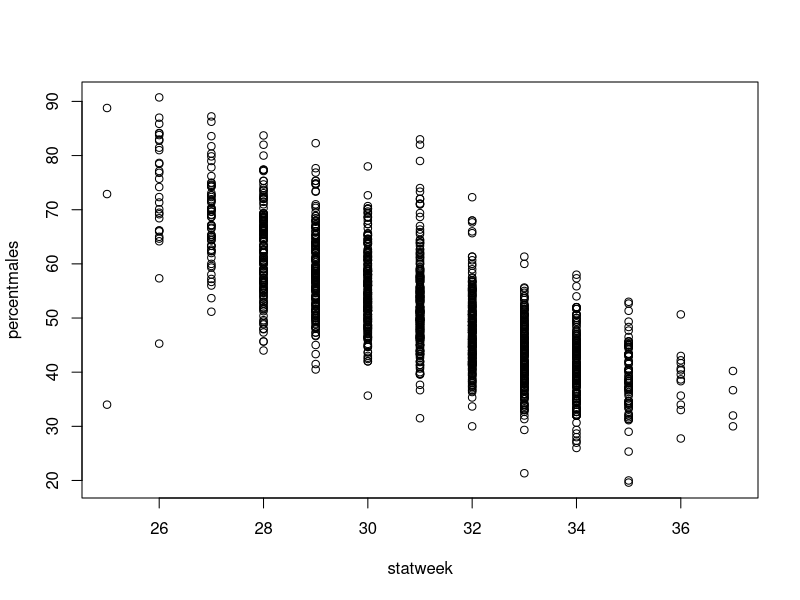
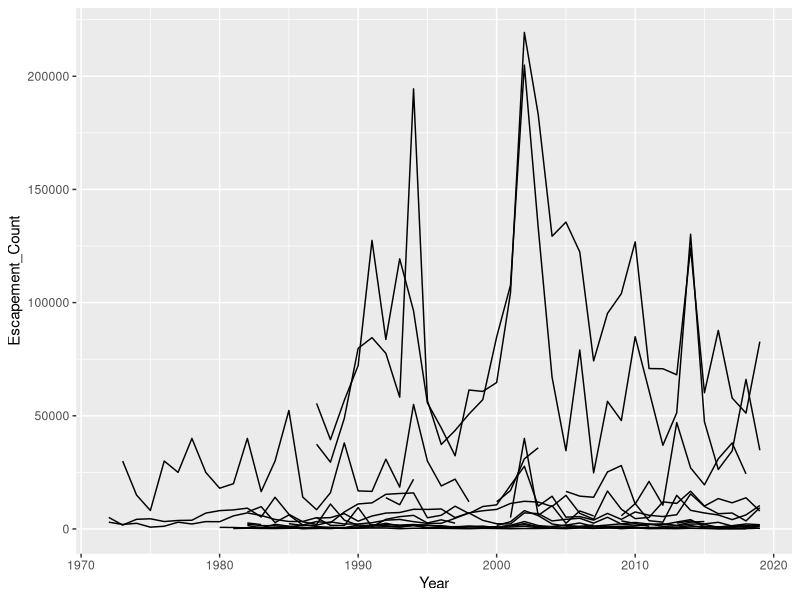
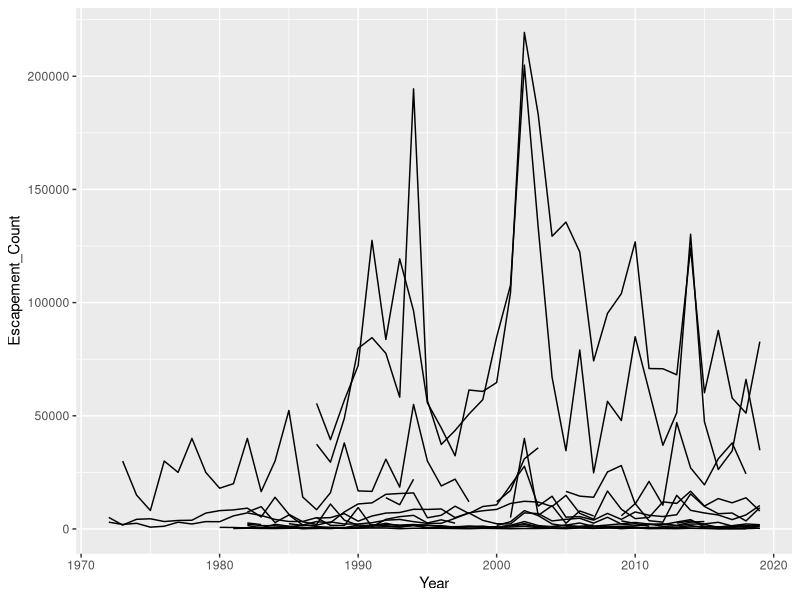
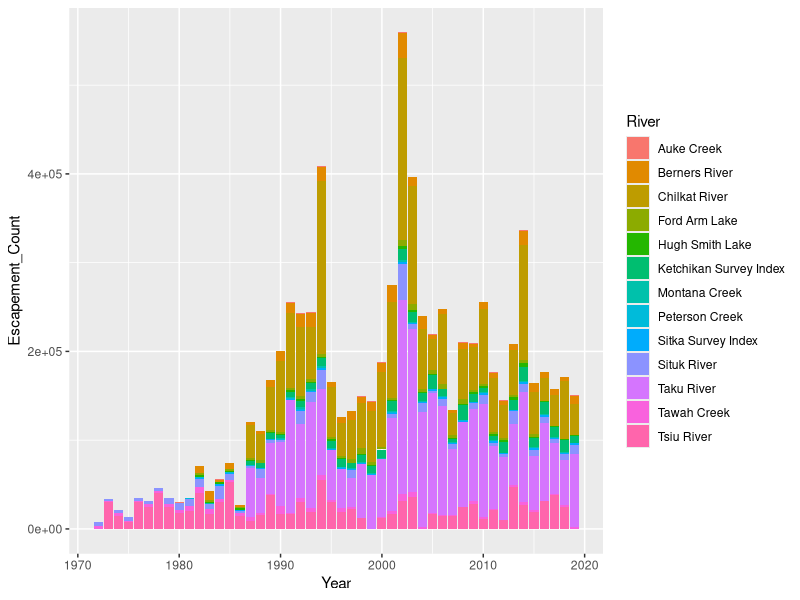
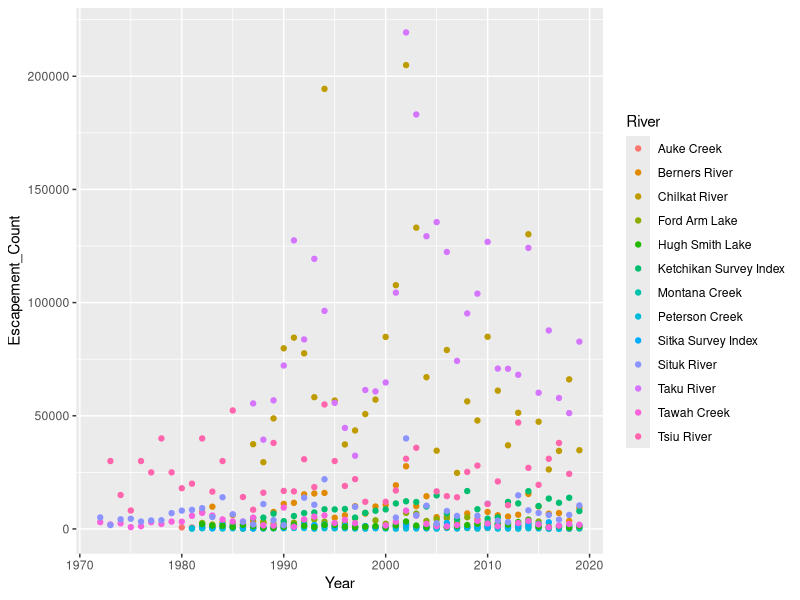
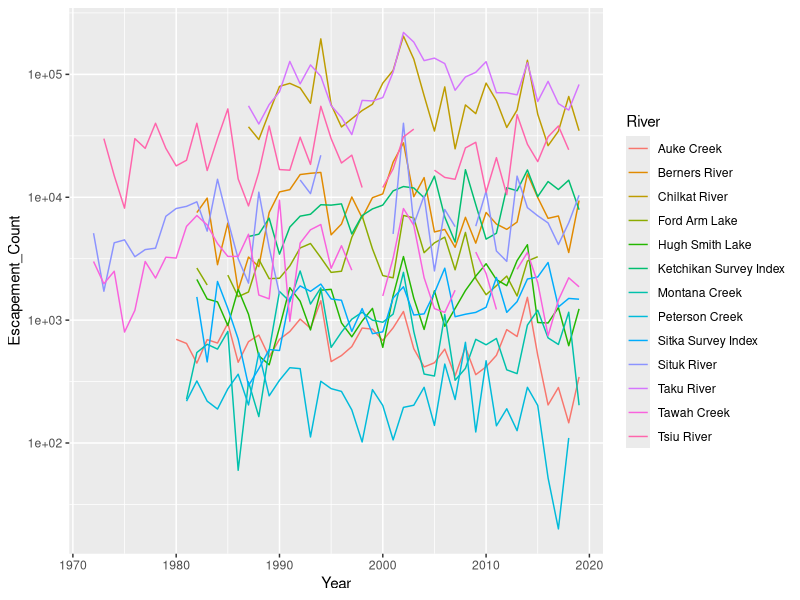
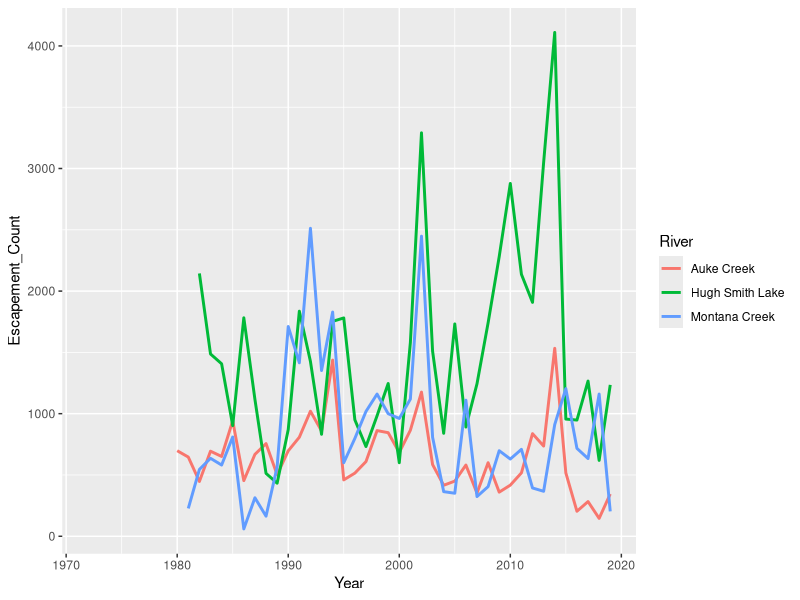
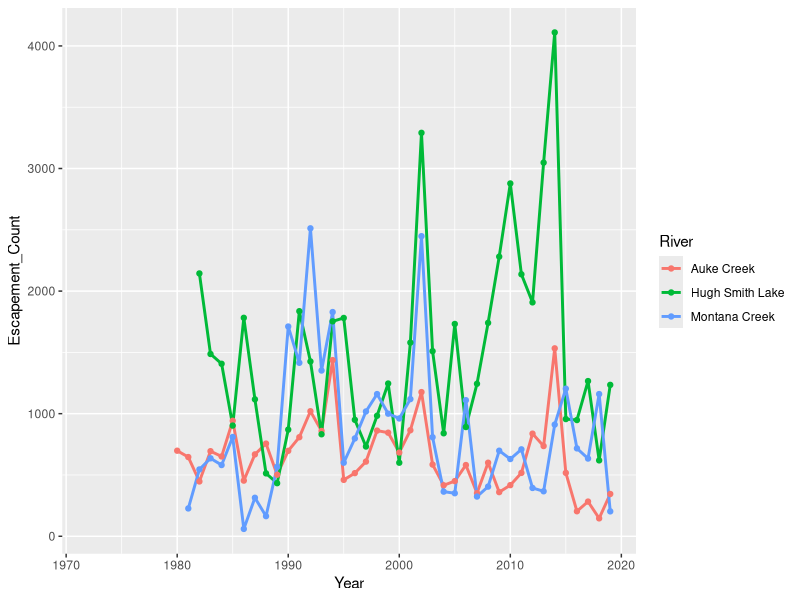

Source code (R) for these figures, in order:
# R Intro AFS
# Justin Priest
# justin.priest@alaska.gov

#####      SCRIPT 5    ####
#####  GGPLOT2 CHARTS  ####

library(tidyverse)
library(lubridate)
library(patchwork)

# For the ggplot exercises we'll be using two datasets: 
#   - pink salmon sex ratio and 
#   - coho salmon escapement over time

# First read in the data, clean it up minorly, and view it
pinksalmonratio <- read_csv("data/OceanAK_PinkSalmonRatio_2000-2020.csv") %>%
  rename("statweek" = "Stat Week",
         "percentmales" = "Percent Males") 
pinksalmonratio

cohoescapement <- read_csv("data/SEAK_Coho_Escapement_1972-2019.csv")
View(cohoescapement)


# Basic plotting in R is done using plot()
plot(percentmales ~ statweek, data = pinksalmonratio %>% filter(statweek < 40))
# Plotting can be done in base R though most users find it much easier to plot in ggplot2
# We will now ignore just using plot() but it's very useful for a very quick chart!


# The first thing to know about ggplot is the aes() argument within ggplot()
# aes() is simply where we set the aesthetics such as which column is:
# - x axis   - y axis   - grouping variable   - line/point color   - the bar/area fill color

# The other basic part of ggplot is that different chart elements (types) are set by "geom_xxxx"
# To set a line chart, use geom_line(), a bar chart is geom_col(), scatterplot points geom_point()

# Different from other R code is that lines of ggplot code are separated by a +


###########################
#### 1 - GGPLOT BASICS ####
cohoescapement %>%
  ggplot(aes(x = Year, y = Escapement_Count, group = River)) +
  geom_line()

ggplot(cohoescapement, aes(x = Year, y = Escapement_Count, group = River)) +
  geom_line()



cohoescapement %>%
  ggplot(aes(x = Year, y = Escapement_Count, fill = River)) +
  geom_col()

cohoescapement %>%
  ggplot(aes(x = Year, y = Escapement_Count, color = River)) +
  geom_point()

# Note the Warning message in your console. It is telling us that there are NAs that are skipped

# We can also change the y-axis to easily accommodate a log scale
cohoescapement %>%
  ggplot(aes(x = Year, y = Escapement_Count, group = River, color = River)) +
  scale_y_log10() + 
  geom_line()




# For the following charts, let's just focus on a few systems
cohoescapement_sub <- cohoescapement %>%
  filter(River == "Auke Creek" | River == "Hugh Smith Lake" | River == "Montana Creek")

# As a review the above is the same as: 
cohoescapement_sub <- cohoescapement %>%
  filter(River %in% c("Auke Creek", "Hugh Smith Lake", "Montana Creek"))



# We can also save our chart as an object. 
# I *usually* don't do this, but here it will make it more clear as we add items one by one
# We will want to make a line chart, with different lines and colors for each river
cohochart <- cohoescapement_sub %>%
  ggplot(aes(x = Year, y = Escapement_Count, group = River, color = River)) +
  geom_line(size = 1)
cohochart

# Note that we aren't just limited to one geom. Some geoms are compatible with each other!
cohochart + geom_point() # For this exercise, we won't save it and we'll just use lines



##########################
#### 2 - MODIFY THEME ####

# Now we'll add two things: first we'll adjust the y-axis title and then we'll change the theme
# Themes are like they sound: a default selection of design choices for us
# start typing "theme_" and look at the auto-complete suggestions, then try out a few! theme_bw() is nice 
cohochart <- cohochart +
  labs(x = "", y = "Escapement", title = "Escapement Over Time") + # labs is short for labels; change x, y, and title here
  theme_minimal() 
cohochart

# The main theme() is where the chart settings are saved. 
# To change the defaults on these, I almost always have to google what to do
cohochart <- cohochart + 
  theme(legend.position = c(0.3, 0.8),  # This setting adjusts the legend to be inside the chart at x=0.3 and y=0.8
        legend.title = element_blank()) # We also can remove the legend title
cohochart



#####################################
#### 3 - SCALES: CHANGE ELEMENTS ####

# Now we'll learn about a new ggplot element "scale_"
# The scale is where you can control the default values for each aesthetic 
# For example, do you want specific breaks along the y axis? Should a thousands comma be present?
# Do you want a different color scheme?
cohochart <- cohochart +
  scale_color_manual(values = c("black", "cornflowerblue", "darkgray")) +
  scale_y_continuous(breaks = c(500, 1000, 1500, 2000, 2500, 3000, 3500, 4000), labels = scales::comma) +
  scale_x_continuous(limits = c(1980, 2020)) # Careful with limits though! It REMOVES data outside your specs
cohochart



###############################
#### 4 - OTHER CHART TYPES ####

# Points w/ linear model
cohoescapement_sub %>%
  ggplot(aes(x = Year, y = Escapement_Count, group = River, color = River)) +
  geom_point() +
  geom_smooth(method = "lm", se = FALSE)


# Columns
cohoescapement_sub %>%
  ggplot(aes(x = Year, y = Escapement_Count, group = River, color = River)) +
  geom_col()
# What just happened here? Well it turns out that there are multiple things to color
# "color" refers to points and lines. What we want is "fill"

cohobarchart <- cohoescapement_sub %>%
  ggplot(aes(x = Year, y = Escapement_Count, group = River, fill = River)) +
  geom_col()
cohobarchart

# Or if we wanted, we could show the columns plotted side by side (but this is a poor visualization of this!)
cohoescapement_sub %>%
  ggplot(aes(x = Year, y = Escapement_Count, group = River, fill = River)) +
  geom_col(position = "dodge") #position = "dodge" makes the columns side by side

# What about putting a non-number as the x-axis?
cohoboxplot <- cohoescapement_sub %>%
  ggplot(aes(x = River, y = Escapement_Count, fill = River)) +
  geom_boxplot()
cohoboxplot


######################
#### 5 - Faceting ####

# Remember the pink salmon sex ratio dataset?
pinksalmonratio

ggplot(pinksalmonratio, aes(x=statweek, y = percentmales, color = Year)) +
  geom_point() +
  scale_x_continuous(limits = c(25, 38))



ggplot(pinksalmonratio, aes(x=statweek, y = percentmales, color = District)) +
  geom_point() +
  scale_x_continuous(limits = c(25, 38)) + 
  facet_wrap(~Year)




##################################
#### 6 - Combining and saving ####
# Many times you will need your plots put together with another plot. 
# The simplest way to do this is to save your plot as a variable and use the package "patchwork"
# (Another great package offering much control is "cowplot")
# Patchwork works with extremely straightforward grammar:
#   Use a "+" between plot names to add plots side by side
#   Use a "/" between plot names to add plots stacked vertically

cohoboxplot
cohobarchart

cohoboxplot + cohobarchart
cohoboxplot / cohobarchart
cohoboxplot + (cohobarchart / cohobarchart)
(cohoboxplot + cohobarchart) / cohobarchart




# Last, you will most likely need to save your plots! 
# I recommend saving all figures/R output in the same folder, e.g., "output"
# The most straightforward way to save ggplot figures is using ggsave()
# ggsave() needs several arguments including: 
#    plot = plottosave, 
#    filename = "output/filesavename.png", 
#    dpi = 300,           (This is 'dots per inch', i.e., resolution. Large number = large file)
#    width = 6, 
#    height = 4, 
#    units = "in"         (What units are the 6 and 4? inches = "in", centimeters = "cm")

# Example
#ggsave(plot = plottosave, filename = "output/filesavename.png",
#       dpi = 300, width = 6, height = 4, units = "in")












## As a final example, let's use a completely different dataset 

hughsmithesc <- read_csv("data/SEAK_Coho_HughSmithDailyEscapement_1982-2019.csv") %>% #read data
  rename("obsdate" = "Obs Date",                                      # rename variables
         "count_type" = "Weir Count Type") %>%
  mutate(obsdate = ymd(as.POSIXct(obsdate, format = "%m/%d/%Y", tz = "US/Alaska")), # create a date object
         stddate = as.Date(paste0(day(obsdate), "/", month(obsdate), "/", 2020), #combine the day/month/year 
                           format = "%d/%m/%Y", tz = "US/Alaska")) %>% 
  filter(Maturity == "Adult", # there weren't any jacks but good to stay safe! 
         stddate > as.Date("8/1/2020", format = "%m/%d/%Y")) %>%  # Remove early season
  dplyr::select(Year, obsdate, stddate, everything()) %>% # Reorder the columns for ease of reading
  group_by(Year) %>%                    # We haven't discussed group_by() yet but it allows for grouped assessment
  mutate(cummcount = cumsum(Count)) # This gets us a cumulative sum, grouped by year (so it resets each season)
hughsmithesc  # View dataframe. Check data types


hsruntimeplot <- hughsmithesc %>%
  ggplot(aes(x=stddate, y = cummcount, group = Year)) +
  geom_line(color = "darkgray", size = 1.25) + 
  geom_line(data = . %>% filter(Year == 2019), color = "red1", size = 1.25) +
  labs(x = "", y = "Cumulative Count", 
       title = "Hugh Smith Cumulative Run Timing",
       subtitle = "2019 in red") +
  theme_minimal()
hsruntimeplot
# This made a line plot with each year a different line. 
# Then we added a line geom with only one year (2019) on top, and made it red


hughsmithesc %>%
  ggplot(aes(x=stddate, y = cummcount)) +
  geom_line(size = 1.25) + 
  theme_minimal() +
  facet_wrap(~Year)

# ggsave(plot = hsruntimeplot, filename = "output/hsruntiming.png", 
#        dpi = 300, width = 6, height = 4, units = "in")




